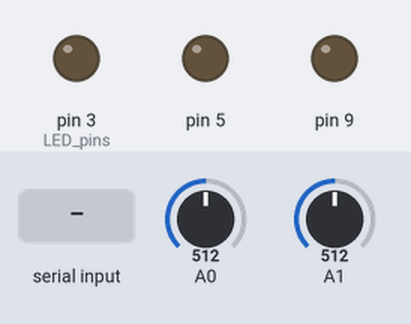
The sketch below on a simulated Arduino Uno, built with avr-gcc and run on an emulated ATmega328P. Parts: output pins drawn as LEDs (lit = HIGH). Inputs (shaded band) come from the test bench; at power-on: A0 = 512, A1 = 512. What the sketch prints to the serial monitor is not drawn.

Above: at 1.2 s.
1.3 s: "H" received over Serial
At 2.1 s:
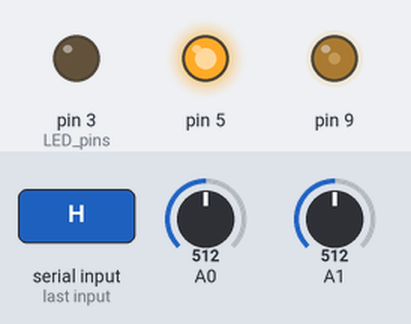
2.8 s: "L" received over Serial
At 3.1 s:
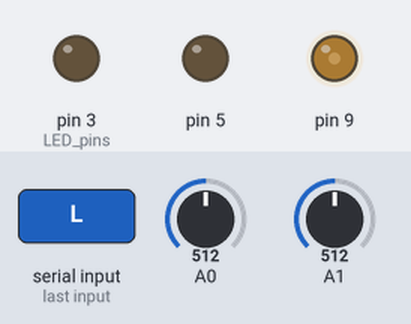
4.3 s: "1" received over Serial
At 5.4 s:
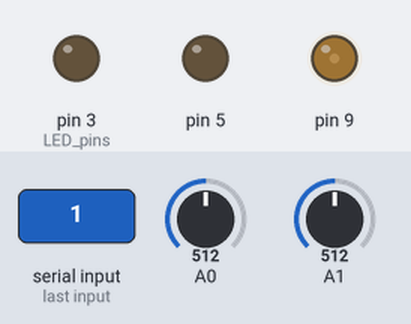
Timing chart, 0 to 7.3 s (numbered marks = the images above; inputs shaded):
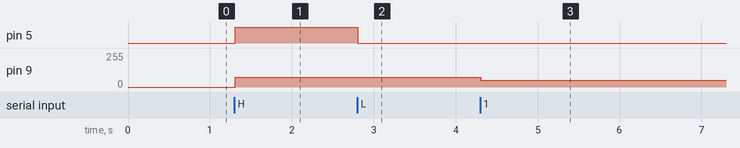

The sketch:

Serial_Communication.ino
```cpp
int pot1;
int pot2;

//incoming data from p5
int incoming;

void setup() {
  // put your setup code here, to run once:
  Serial.begin(9600);
  pinMode(3, OUTPUT); //LED pins
  pinMode(5, OUTPUT);

}

void loop() {
  // put your main code here, to run repeatedly:
  pot1 = analogRead(A1);
  pot2 = analogRead(A0);

  Serial.print(pot1);
  Serial.print(",");
  Serial.println(pot2);
  delay(1);

  //INCOMING SERIAL DATA
  //check if there is serial data, read if there is data
  if(Serial.available() > 0){
    incoming = Serial.read();

    //listen for H pressed
    if(incoming  == 'H'){
      digitalWrite(5, HIGH);
    }
    //listen for L pressed
    if(incoming  == 'L'){
      digitalWrite(5, LOW);
    }

    else if(incoming >= 0 && incoming < 256){
      analogWrite(9, incoming); //setting brightness of LED from incoming P5 data
    }

  }

}
```

Measured:
- after the input at 1.3 s, pin 5: LOW → HIGH at once; pin 9: 0/255 → 72/255 at once
- after the input at 2.8 s, pin 5: HIGH → LOW at once
- after the input at 4.3 s, pin 9: 72/255 → 49/255 at once
